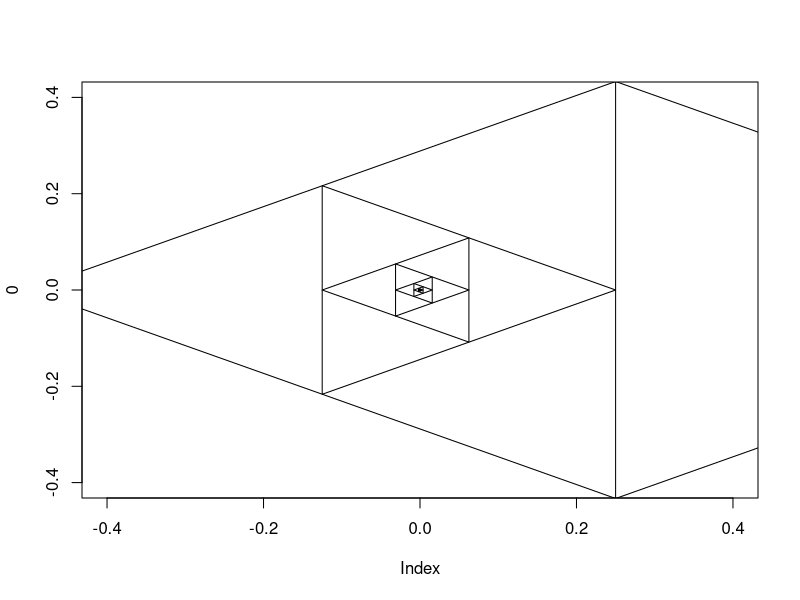
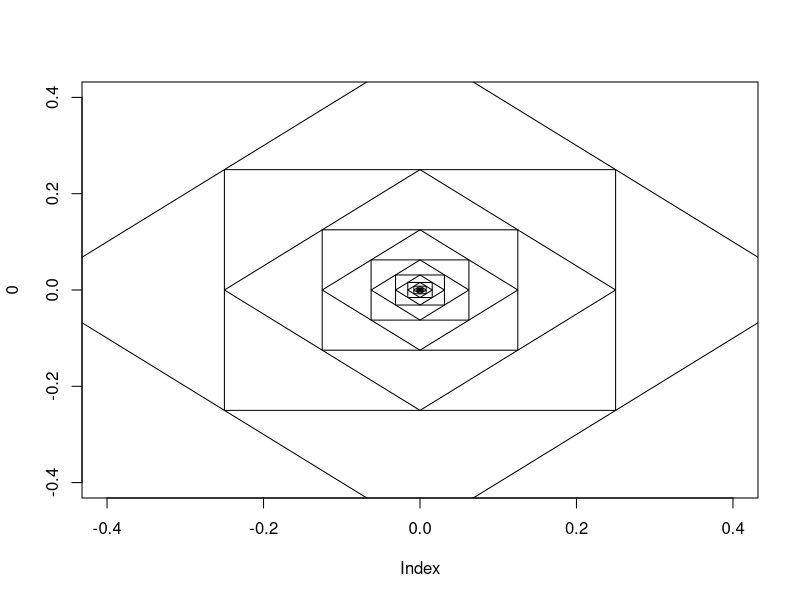
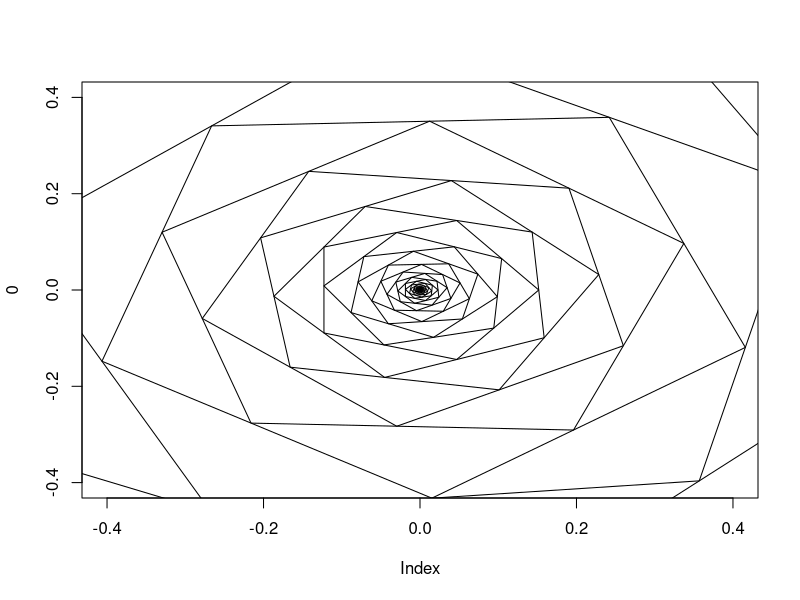
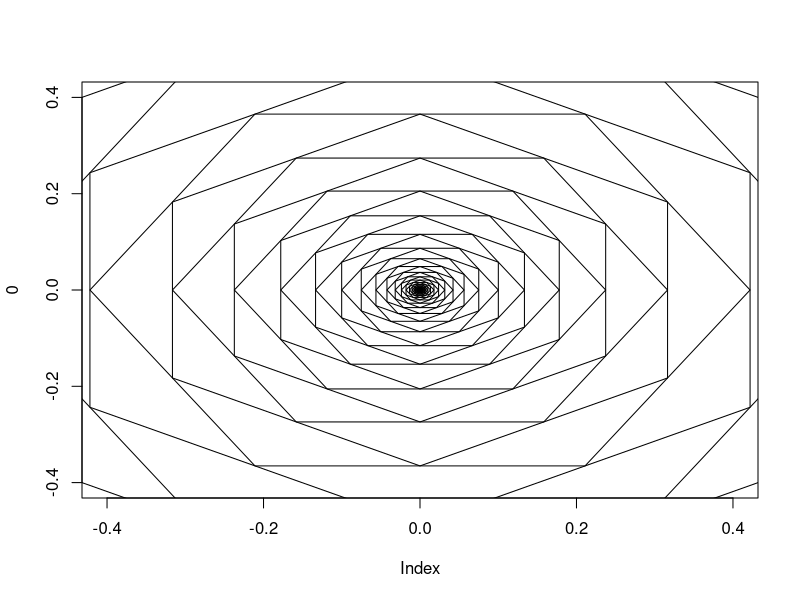
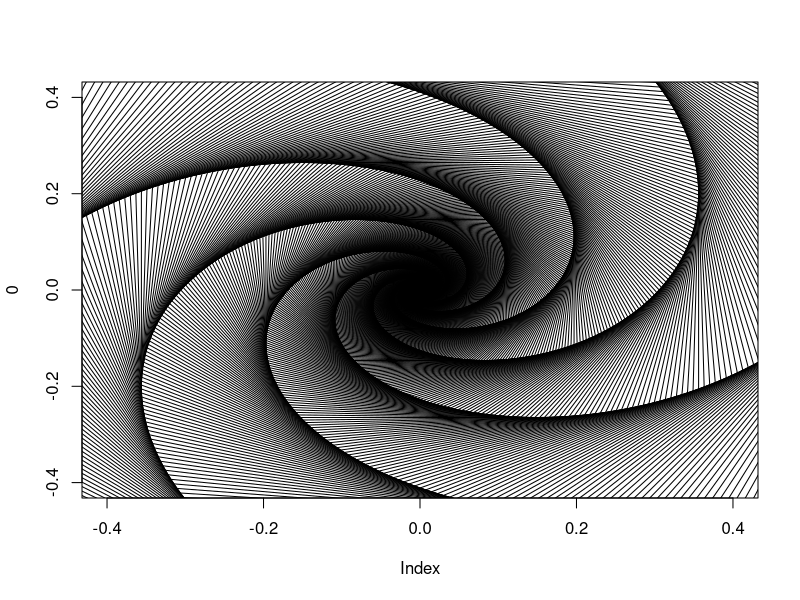
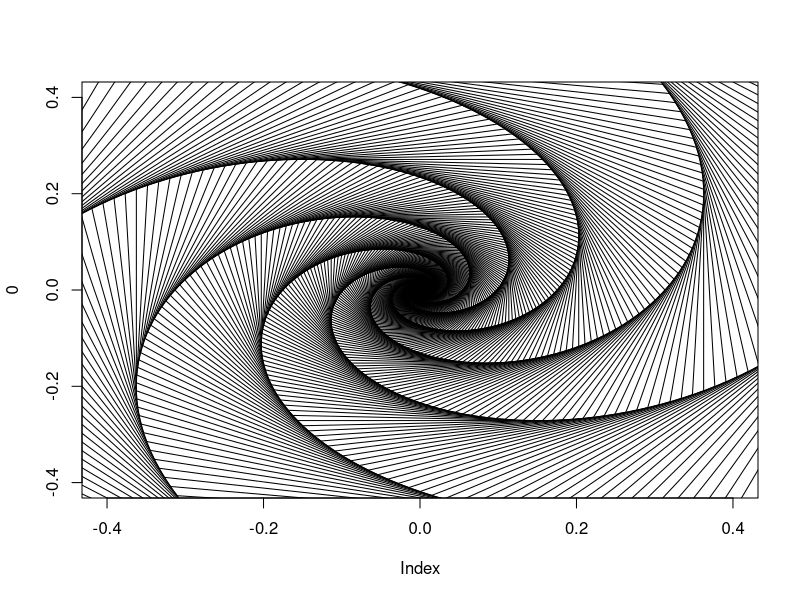
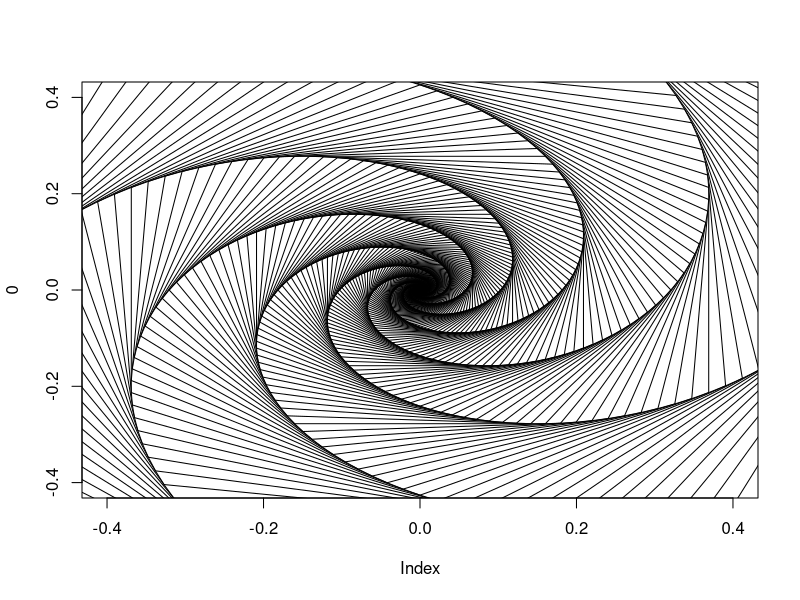
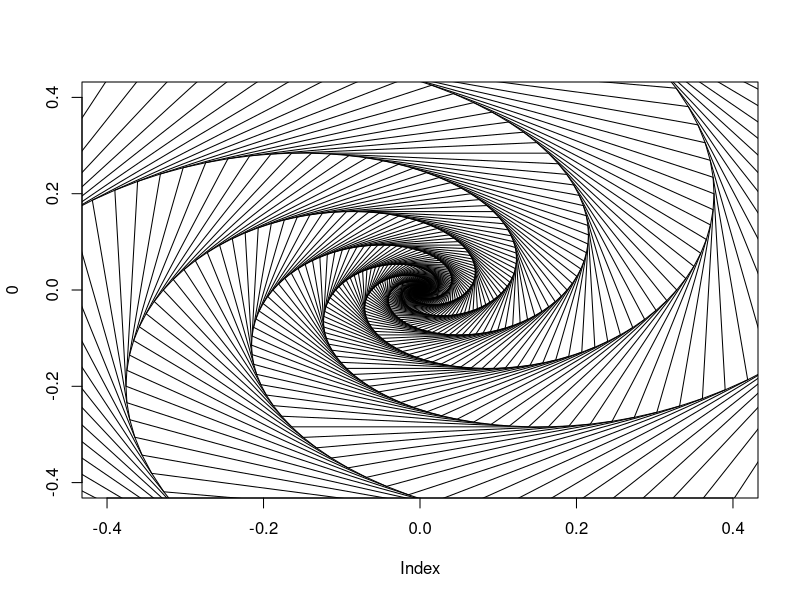

R code for these plots, in order:
spiral = function(nsides, theta, thresh = 1e-6){
    rad = pi/180

    total_angle = 180 * (nsides - 2)
    tau = total_angle / nsides

    poly = matrix(0, nsides, 2)
    for (i in 1:nsides)
        poly[i,] = c(cos((180-tau)*(i-1)*rad), sin((180-tau)*(i-1)*rad))

    plot(0, type='n', xlim=c(-0.4, 0.4), ylim=c(-0.4, 0.4))
    polygon(poly)

    # create rotational matrix
    rotate = matrix(c(cos(theta*rad), sin(theta*rad), -sin(theta*rad), cos(theta*rad)), 2, 2)

    # compute scale
    scale = sin(tau/2*rad)/ sin((180-theta-tau/2)*rad)
    
    len = 1

    # iterate downward
    while (len > thresh){
        len = len * scale
        poly = scale * poly %*% rotate
        polygon(poly)
        }
    }

spiral(3, 60)
spiral(4, 45)
spiral(5, 40)
spiral(6, 30)

x = 6
for (i in 1:(180/x*2-1))
    spiral(x, i)
